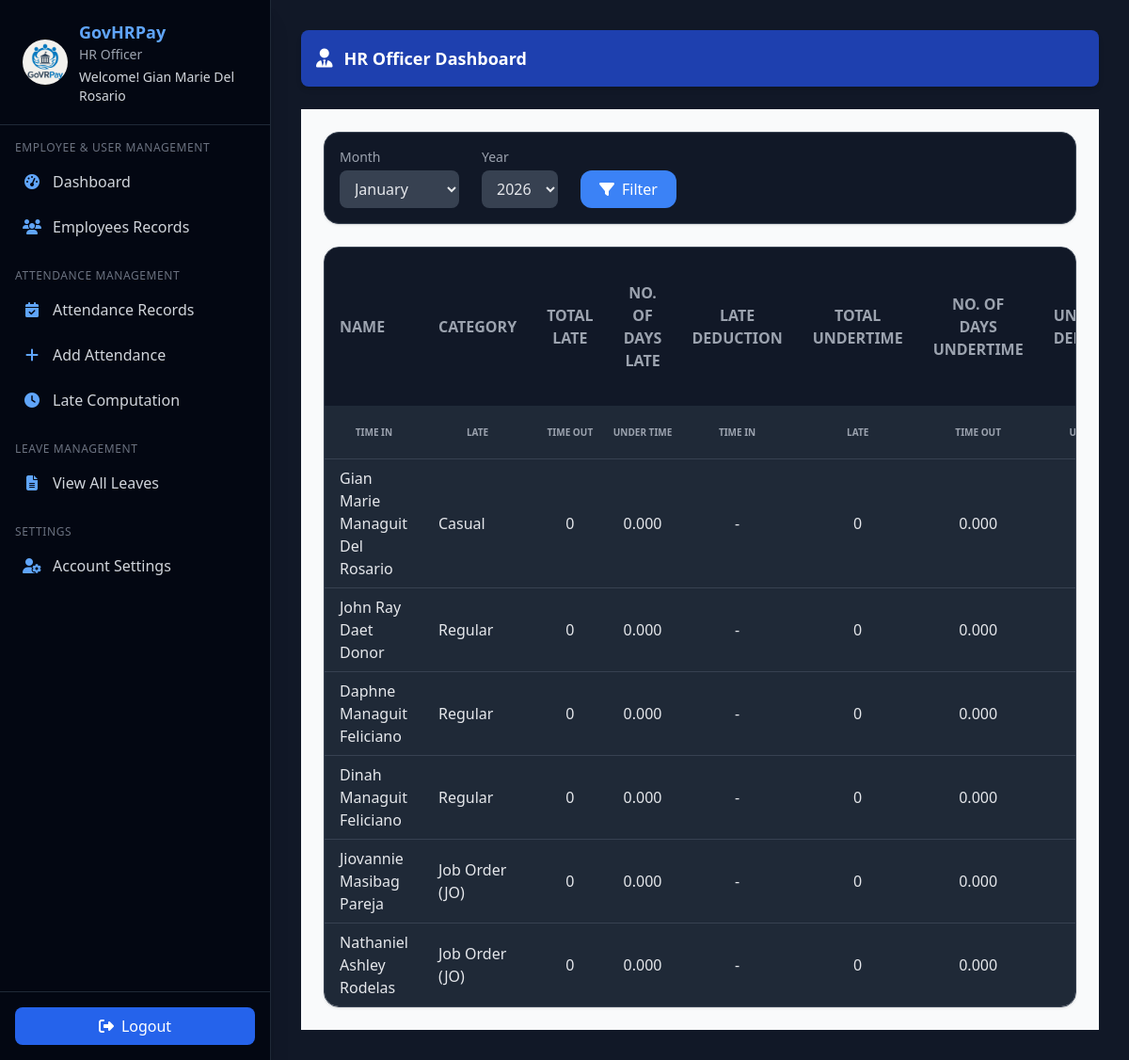
The page /hr/officer/late_computation (signed in) on the database its author committed.
### hr_system/hr/models/user.py (models this page shows, shortened)
class User(UserMixin, db.Model):
    id = db.Column(db.Integer, primary_key=True)
    email = db.Column(db.String(150), unique=True, nullable=False)
    password = db.Column(db.String(150), nullable=False)
    first_name = db.Column(db.String(100), nullable=False)
    last_name = db.Column(db.String(100), nullable=False)
    role = db.Column(db.String(50), nullable=False, default="employee")
    department_id = db.Column(
        db.Integer, db.ForeignKey('department.id', name='fk_user_department_id')
    )
    position = db.Column(db.String(100))
    active = db.Column(db.Boolean, default=True)
    created_at = db.Column(db.DateTime, default=datetime.utcnow)
    last_login = db.Column(db.DateTime)
    managed_department = db.relationship(
        "Department",
        back_populates="head",
        uselist=False,
        foreign_keys="[Department.head_id]"
    )
    employee_profile = db.relationship(
        "Employee",
        back_populates="user",
        uselist=False
    )
    approved_leaves = db.relationship(
        "Leave",
        back_populates="approver",
        lazy=True,
        foreign_keys="[Leave.approved_by]"
    )
    department = db.relationship(
        "Department",
        backref="users",
        foreign_keys=[department_id]
    )
    def get_full_name(self):
        return f"{self.first_name} {self.last_name}"

### hr_system/hr/models/hr_models.py (models this page shows, shortened)
class Employee(db.Model):
    __tablename__ = "employee"
    id = db.Column(db.Integer, primary_key=True)
    employee_id = db.Column(db.String(20), unique=True, nullable=False)
    user_id = db.Column(db.Integer, db.ForeignKey('user.id', name='fk_employee_user_id'), unique=True)
    department_id = db.Column(db.Integer, db.ForeignKey('department.id', name='fk_employee_department_id'))
    position_id = db.Column(db.Integer, db.ForeignKey('position.id', name='fk_employee_position_id'))
    first_name = db.Column(db.String(100), nullable=False)
    last_name = db.Column(db.String(100), nullable=False)
    middle_name = db.Column(db.String(100))
    email = db.Column(db.String(150), unique=True, nullable=False)
    phone = db.Column(db.String(20))
    barangay = db.Column(db.String(100))
    municipality = db.Column(db.String(100))
    province = db.Column(db.String(100))
    postal_code = db.Column(db.String(10))
    street_address = db.Column(db.String(255))
    salary = db.Column(db.Float)
    date_hired = db.Column(db.Date, nullable=False)
    date_of_birth = db.Column(db.Date)
    gender = db.Column(db.String(10))
    marital_status = db.Column(db.String(20))
    emergency_contact = db.Column(db.String(100))
    emergency_phone = db.Column(db.String(20))
    status = db.Column(db.String(20), default="Active")
    archived = db.Column(db.Boolean, default=False)
    archived_at = db.Column(db.DateTime)
    cs_eligibility = db.Column(db.String(50))
    created_at = db.Column(db.DateTime, default=datetime.utcnow)
    updated_at = db.Column(db.DateTime, default=datetime.utcnow, onupdate=datetime.utcnow)
    user = db.relationship("User", back_populates="employee_profile", uselist=False)
    department = db.relationship("Department", back_populates="employees", foreign_keys=[department_id])
    position = db.relationship("Position", back_populates="employees", foreign_keys=[position_id])
    attendances = db.relationship("Attendance", back_populates="employee", lazy=True)
    leaves = db.relationship("Leave", back_populates="employee", lazy=True)
    leave_credits = db.relationship("LeaveCredit", back_populates="employee", lazy=True)
    payrolls = db.relationship("Payroll", back_populates="employee", lazy=True)
    payslips = db.relationship("Payslip", back_populates="employee", lazy=True)
    employee_deductions = db.relationship("EmployeeDeduction", back_populates="employee", lazy=True, cascade="all, delete-orphan")
    employee_allowances = db.relationship("EmployeeAllowance", back_populates="employee", lazy=True, cascade="all, delete-orphan")
    employment_type_id = db.Column(db.Integer, db.ForeignKey("employment_type.id", name="fk_employee_employment_type_id"))
    employment_type = db.relationship("EmploymentType", back_populates="employees", foreign_keys=[employment_type_id])
    deductions = db.relationship(
        "Deduction",
        secondary="employee_deductions",
        viewonly=True,
        lazy="joined"
    )
    allowances = db.relationship(
        "Allowance",
        secondary="employee_allowances",
        viewonly=True,
        lazy="joined"
    )
    def get_full_name(self):
        return f"{self.first_name} {self.middle_name or ''} {self.last_name}".strip()

class EmploymentType(db.Model):
    __tablename__ = "employment_type"
    id = db.Column(db.Integer, primary_key=True)
    name = db.Column(db.String(50), unique=True, nullable=False)  # e.g. 'Regular', 'Part-Time', 'Casual'
    description = db.Column(db.Text)
    employees = db.relationship("Employee", back_populates="employment_type", lazy=True)

### hr_system/hr/routes/hr_officer_routes.py (the view, shortened to what this page needs)
@hr_officer_bp.route('/late_computation')
@login_required
def late_computation():
    today = date.today()
    year = int(request.args.get("year", today.year))
    month = int(request.args.get("month", today.month))
    months = list(enumerate(calendar.month_name))[1:]
    days_in_month = monthrange(year, month)[1]
    employees = Employee.query.order_by(Employee.last_name).all()
    data = []
    for emp in employees:
        row = {
            "employee": emp,
            "days": {},
            "total_late_minutes": 0,
            "total_undertime_minutes": 0,
        }
        for d in range(1, days_in_month + 1):
            current_date = date(year, month, d)
            att = Attendance.query.filter_by(
                employee_id=emp.id,
                date=current_date
            ).first()
            if not att:
                continue
        data.append(row)
    return render_template(
        "hr/officer/late_computation.html",
        data=data,
        year=year,
        month=month,
        days_in_month=days_in_month,
        months=months,
        datetime=datetime
    )

### hr_system/hr/__init__.py (called while the page is built)
@login_manager.user_loader
def load_user(user_id):
    return User.query.get(int(user_id))

### templates/hr/officer/late_computation.html (shortened to what this page needs)
{% extends "hr/officer/officer_base.html" %}
{% block content %}
<main class="p-6 space-y-6 bg-gray-50">
  <div class="bg-gray-900 p-4 rounded-2xl shadow border border-gray-700 text-gray-200">
    <form method="get" class="flex flex-wrap items-end gap-6">
      <div class="flex flex-col">
        <label class="text-sm font-medium text-gray-400">Month</label>
        <select name="month" class="mt-1 bg-gray-700 text-gray-200 rounded-lg px-3 py-2 focus:ring-2 focus:ring-blue-400 focus:border-blue-400">
          {% for m in range(1,13) %}
            <option value="{{ m }}" {% if m == month %}selected{% endif %}>
              {{ datetime(2000, m, 1).strftime('%B') }}
            </option>
          {% endfor %}
        </select>
      </div>
      <div class="flex flex-col">
        <label class="text-sm font-medium text-gray-400">Year</label>
        <select name="year" class="mt-1 bg-gray-700 text-gray-200 rounded-lg px-3 py-2 focus:ring-2 focus:ring-blue-400 focus:border-blue-400">
          {% for y in range(2020, datetime.now().year + 1) %}
            <option value="{{ y }}" {% if y == year %}selected{% endif %}>{{ y }}</option>
          {% endfor %}
        </select>
      </div>
      <div class="flex w-full md:w-auto">
        <button type="submit" class="bg-blue-500 hover:bg-blue-600 text-white px-5 py-2 rounded-xl flex items-center gap-2 transition">
          <i class="fa-solid fa-filter"></i>
          <span>Filter</span>
        </button>
      </div>
    </form>
  </div>
  <div class="overflow-x-auto rounded-2xl shadow border border-gray-700 bg-gray-800">
    <table class="min-w-full divide-y divide-gray-700 text-sm md:text-base table-auto">
      <thead class="bg-gray-900 text-gray-400 sticky top-0 z-10">
        <tr>
          <th class="px-2 sm:px-4 py-3 text-left">NAME</th>
          <th class="px-2 sm:px-4 py-3 text-left">CATEGORY</th>
          <th class="px-2 sm:px-4 py-3 text-center">TOTAL LATE</th>
          <th class="px-2 sm:px-4 py-3 text-center">NO. OF DAYS LATE</th>
          <th class="px-2 sm:px-4 py-3 text-center">LATE DEDUCTION</th>
          <th class="px-2 sm:px-4 py-3 text-center">TOTAL UNDERTIME</th>
          <th class="px-2 sm:px-4 py-3 text-center">NO. OF DAYS UNDERTIME</th>
          <th class="px-2 sm:px-4 py-3 text-center">UNDERTIME DEDUCTION</th>
        </tr>
        <tr class="bg-gray-800 text-gray-400 text-[10px]">
          {% for d in range(1, days_in_month + 1) %}
            <th class="px-1 py-1 text-center">TIME IN</th>
            <th class="px-1 py-1 text-center">LATE</th>
            <th class="px-1 py-1 text-center">TIME OUT</th>
            <th class="px-1 py-1 text-center">UNDER TIME</th>
          {% endfor %}
        </tr>
      </thead>
      <tbody class="divide-y divide-gray-700 text-gray-200">
        {% for row in data %}
        <tr class="hover:bg-gray-700 transition">
          <td class="px-2 sm:px-4 py-2">{{ row.employee.get_full_name() }}</td>
          <td class="px-2 sm:px-4 py-2">{{ row.employee.employment_type.name }}</td>
          <td class="px-2 sm:px-4 py-2 text-center">{{ row.total_late_minutes }}</td>
          <td class="px-2 sm:px-4 py-2 text-center">{{ "%.3f"|format(row.total_late_minutes / 480) }}</td>
          <td class="px-2 sm:px-4 py-2 text-center">-</td>
          <td class="px-2 sm:px-4 py-2 text-center">{{ row.total_undertime_minutes }}</td>
          <td class="px-2 sm:px-4 py-2 text-center">{{ "%.3f"|format(row.total_undertime_minutes / 480) }}</td>
          <td class="px-2 sm:px-4 py-2 text-center">-</td>
        </tr>
        {% else %}
        <tr>
          <td colspan="{{ 11 + (days_in_month*4) }}" class="px-4 py-3 text-center text-gray-400">No records found.</td>
        </tr>
        {% endfor %}
      </tbody>
    </table>
  </div>
</main>
{% endblock %}

### templates/hr/officer/officer_base.html (shortened to what this page needs)
<!DOCTYPE html>
<html lang="en">
  <head>
    <script src="https://cdn.tailwindcss.com"></script>
    <link
      rel="stylesheet"
      href="https://cdnjs.cloudflare.com/ajax/libs/font-awesome/6.5.2/css/all.min.css"
    />
  </head>
  <body class="bg-gray-900 text-gray-100 flex flex-col md:flex-row min-h-screen font-sans">
    <aside id="sidebar"
      class="bg-gray-950 text-white w-64 sm:w-72 flex-shrink-0 fixed md:static inset-y-0 left-0
             transform -translate-x-full md:translate-x-0 transition-transform duration-300 z-30
             flex flex-col justify-between border-r border-gray-800 shadow-xl">
      <div class="overflow-y-auto flex-grow">
        <div class="flex items-center gap-3 px-6 py-5 border-b border-gray-800 sticky top-0 bg-gray-950 z-10">
          <img src="{{ url_for('officer.static', filename='img/logo2.avif') }}"
               class="w-12 h-12 rounded-full object-cover">
          <div>
            <h2 class="text-lg font-semibold text-blue-400">GovHRPay</h2>
            <p class="text-sm text-gray-400">HR Officer</p>
            <p class="text-sm text-gray-300 mt-1">
              Welcome! <span class="font-medium">{{ current_user.get_full_name() }}</span>
            </p>
          </div>
        </div>
        <nav class="mt-4 px-4 text-gray-300 space-y-6">
          {% for section, links in {
            "Employee & User Management": [
              ("fa-gauge-high", "Dashboard", "officer.hr_dashboard"),
              ("fa-users", "Employees Records", "officer.employees")
            ],
            "Attendance Management": [
              ("fa-calendar-check", "Attendance Records", "officer.attendance"),
              ("fa-plus", "Add Attendance", "officer.add_attendance"),
              ("fa-clock", "Late Computation", "officer.late_computation")
            ],
            "Leave Management": [
              ("fa-file-lines", "View All Leaves", "officer.view_leaves")
            ],
            "Settings": [
              ("fa-user-gear", "Account Settings", "officer.edit_password")
            ]
          }.items() %}
          <div>
            <h3 class="text-xs uppercase tracking-wider text-gray-500 mb-2">
              {{ section }}
            </h3>
            <ul class="space-y-2">
              {% for icon, text, url in links %}
              <li>
                <a href="{{ url_for(url) }}"
                   class="flex items-center gap-3 p-2 rounded-lg hover:bg-blue-700/40 transition">
                  <i class="fa-solid {{ icon }} text-blue-400 w-5 text-center"></i>
                  <span>{{ text }}</span>
                </a>
              </li>
              {% endfor %}
            </ul>
          </div>
        </nav>
      </div>
      <div class="p-4 border-t border-gray-800">
        <button id="logoutBtn"
          class="flex items-center gap-2 w-full justify-center py-2 rounded-lg
                 bg-blue-600 hover:bg-blue-700 transition">
          <i class="fa-solid fa-right-from-bracket"></i> Logout
        </button>
      </div>
    </aside>
    <main class="flex-1 p-4 sm:p-6 md:p-8 overflow-y-auto bg-gray-900">
      <div class="bg-blue-800 text-white rounded-lg p-4 mb-6 hidden md:flex items-center gap-3 shadow-md">
        <i class="fa-solid fa-user-tie text-xl"></i>
        <h1 class="text-lg font-semibold">HR Officer Dashboard</h1>
      </div>
      {% block content %}{% endblock %}
    </main>
  </body>
</html>

### rows shown on the page
User: get_full_name "Gian Marie Del Rosario"
Employee: employee.get_full_name "Gian Marie Managuit Del Rosario"
EmploymentType: employee.employment_type.name "Casual"
Employee: employee.get_full_name "John Ray Daet Donor"
EmploymentType: employee.employment_type.name "Regular" "Regular" "Regular"
Employee: employee.get_full_name "Daphne Managuit Feliciano"
Employee: employee.get_full_name "Dinah Managuit Feliciano"
Employee: employee.get_full_name "Jiovannie Masibag Pareja"
EmploymentType: employee.employment_type.name "Job Order (JO)" "Job Order (JO)"
Employee: employee.get_full_name "Nathaniel Ashley Rodelas"

### other values the page prints
{{ section }} "EMPLOYEE & USER MANAGEMENT" "ATTENDANCE MANAGEMENT" "LEAVE MANAGEMENT" "SETTINGS"
{{ text }} "Dashboard" "Employees Records" "Attendance Records" "Add Attendance" "Late Computation" "View All Leaves" "Account Settings"
{{ row.total_late_minutes }} "0" "0" "0" "0" "0" "0"
{{ "%.3f"|format(row.total_late_minutes / 480) }} "0.000" "0.000" "0.000" "0.000" "0.000" "0.000"
{{ row.total_undertime_minutes }} "0" "0" "0" "0" "0" "0"
{{ "%.3f"|format(row.total_undertime_minutes / 480) }} "0.000" "0.000" "0.000" "0.000" "0.000" "0.000"
form field month "January"
form field year "2026"
